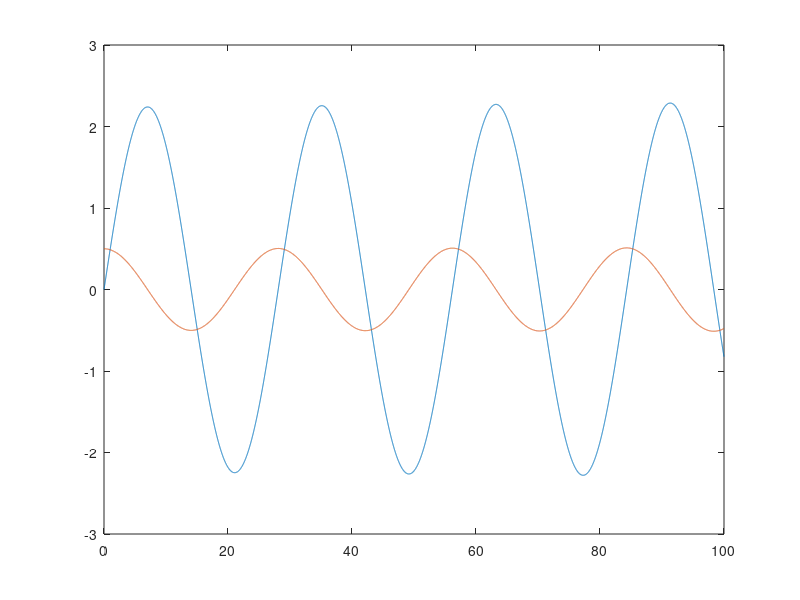

Write the MATLAB code that produced this figure.
% Simulation of harmonious spring

%time variables
starttime = 0; 		%start at time 0
endtime = 100		%we dont want to wait forever. 1 = 1s
dt = 0.01			%has to be found empirically. We want it to be as big as possible while still producing stable results to enhance performance 1 = 1s
t = starttime;		%for first iteration
iterations = (endtime-starttime)/dt

%physical variables
mass = 20						%kg
x = 0							%meter. We assume the spring to be in stable position. Motion will be generated by applying a v0
v = 0.5						%meter/second. 
k = 1							%kg/s^2
a = 0
x_verlet = zeros(iterations,1);	%initialize vectors to store the values of v and x 
v_verlet = zeros(iterations,1);	%for later plotting
t_verlet = zeros(iterations,1);
x_euler = zeros(iterations,1);	%both for Euler and Verlet Integrations
v_euler = zeros(iterations,1);
t_euler = zeros(iterations,1);


%Euler Integration
for i= 1:iterations
	%update trajectories
	x_euler(i)=x;
	v_euler(i)=v;
	t_euler(i)=t;
	%update symbols
	a=-k*x/mass;
	x=x+dt*v;
	v=v+dt*a;
	t=t+dt;
end

%plot Euler
plot(t_euler,[x_euler,v_euler],'-');

%reset variables%physical variables
mass = 20						%kg
x = 0;							%meter. We assume the spring to be in stable position. Motion will be generated by applying a v0
v = 0.5;						%meter/second. 
k = 1;							%kg/s^2
a = 0;

%Verlet Integration
%Verlet Integration relies on two value to create the next value
%We only know the initial values, so we need to calculate a second x,v value pair
%We can do this using the Taylor polynom of the second order, leaving us with only 
%a third-order error that only appears in the first timestep. Because we simulate many timesteps, this
%is neglectable
x_verlet(1)= x;
v_verlet(1)= v;
t_verlet(1)= 0;

a=-k*x/mass;
x_verlet(2)= x_verlet(1)+v_verlet(1)*dt+0.5*a*dt^2;
t_verlet(2)= dt;

%We use the mean value between two position points over time to get the speed. For accuracy, we use 
%the previous and next value. This means that we have to calculate the next x value first. Thus the
%speed calculation lags one td step behind.

for i= 3:iterations
	%calculate current acceleration
	a=-k*x_verlet(i-1)/mass;
	%calculate new x
	x_verlet(i)= 2*x_verlet(i-1)-x_verlet(i-2)+(dt^2)*a;
	%calculate previous v
	v_verlet(i-1)= (x_verlet(i)-x_verlet(i-2))/(2*dt);
	t_verlet(i)=t_verlet(i-1)+dt;
end

%Now calculate the last v point - we can of course only use the current value, the last point is thus slightly less accurate
v_verlet(iterations)=(x_verlet(iterations)-x_verlet(iterations-1))/(dt);

%plot Verlet
%plot(t_verlet,[x_verlet,v_verlet, x_euler, v_euler],'-');


